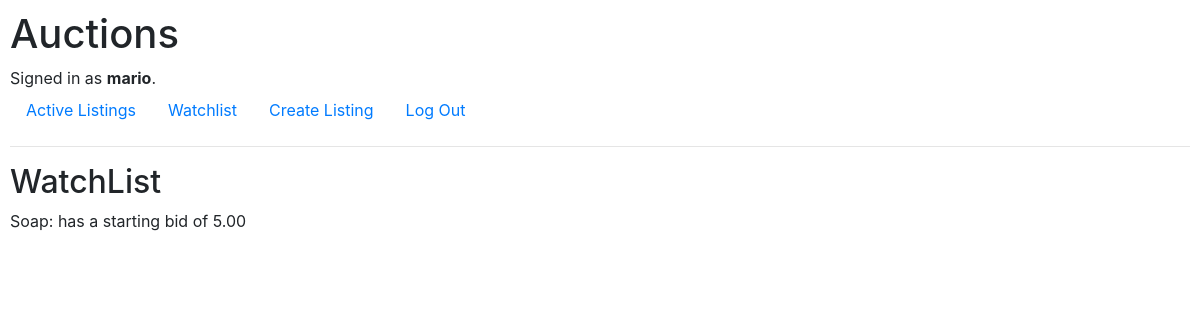
Screenshot of /watchlist (signed in) with the database file from the repository.
### auctions/models.py (models this page shows)
class User(AbstractUser):
    pass

class Listing(models.Model):
    owner_id = models.ForeignKey(User, on_delete=models.CASCADE, related_name="listings")
    title = models.CharField(max_length=64)
    starting_price = models.DecimalField(max_digits=10, decimal_places=2)
    category = models.CharField(max_length=64, blank=True)
    description = models.TextField(blank=True)
    url_image = models.URLField(blank=True)
    def __str__(self):
        return f"{self.title}: has a starting bid of {self.starting_price}"

### auctions/views.py (the view)
# urls.py: path("watchlist", views.watchlist, name="watchlist"),
def watchlist(request):
    if request.method == "POST":
        user = User.objects.get(pk=request.user.id)
        listing_id = int(request.POST["listing_id"])
        listing = Listing.objects.get(pk=listing_id)
        user.profile.watchlist.add(listing)
        return HttpResponseRedirect(reverse("watchlist"))
    return render(request, "auctions/watchlist.html", {
        "watchlist": request.user.profile.watchlist,
    })

### auctions/templates/auctions/watchlist.html
{% extends "auctions/layout.html" %}
{% block body %}
    <h2>WatchList</h2>
    {% for listing in watchlist.all %}
        {{listing}}
    {% endfor %}
{% endblock %}

### auctions/templates/auctions/layout.html (shortened to what this page needs)
{% load static %}
<!DOCTYPE html>
<html lang="en">
    <head>
        <link rel="stylesheet" href="https://stackpath.bootstrapcdn.com/bootstrap/4.4.1/css/bootstrap.min.css">
        <link href="{% static 'auctions/styles.css' %}" rel="stylesheet">
    </head>
    <body>
        <h1>Auctions</h1>
        <div>
            {% if user.is_authenticated %}
                Signed in as <strong>{{ user.username }}</strong>.
            {% else %}
                Not signed in.
            {% endif %}
        </div>
        <ul class="nav">
            <li class="nav-item">
                <a class="nav-link" href="{% url 'index' %}">Active Listings</a>
            </li>
            {% if user.is_authenticated %}
                <li class="nav-item">
                    <a class="nav-link" href="{% url 'watchlist' %}">Watchlist</a>
                </li>
                <li class="nav-item">
                    <a class="nav-link" href="{% url 'create-listing' %}">Create Listing</a>
                </li>
                <li class="nav-item">
                    <a class="nav-link" href="{% url 'logout' %}">Log Out</a>
                </li>
            {% endif %}
        </ul>
        <hr>
        {% block body %}
        {% endblock %}
    </body>
</html>

### auctions/static/auctions/styles.css (style rules this page uses)
body { padding: 10px; }

### rows the page displays
User: username "mario"
Listing: title+starting_price "Soap: has a starting bid of 5.00"
